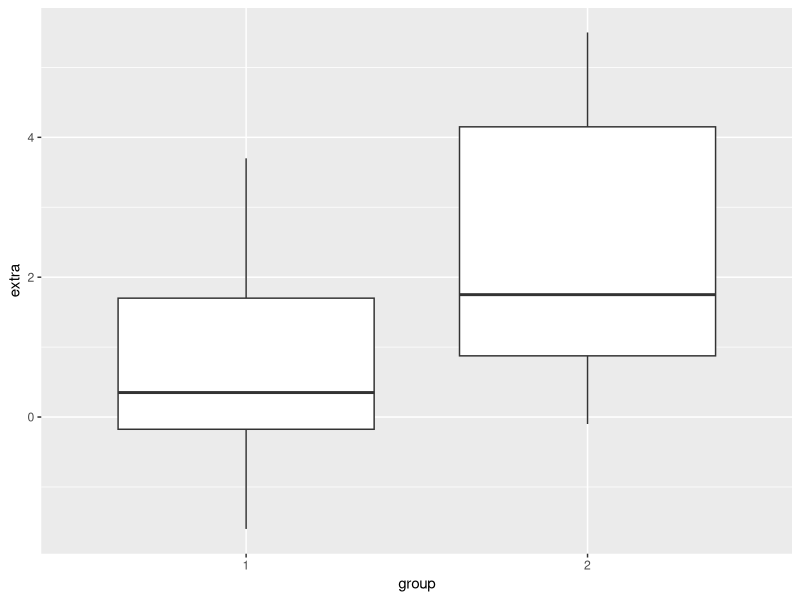
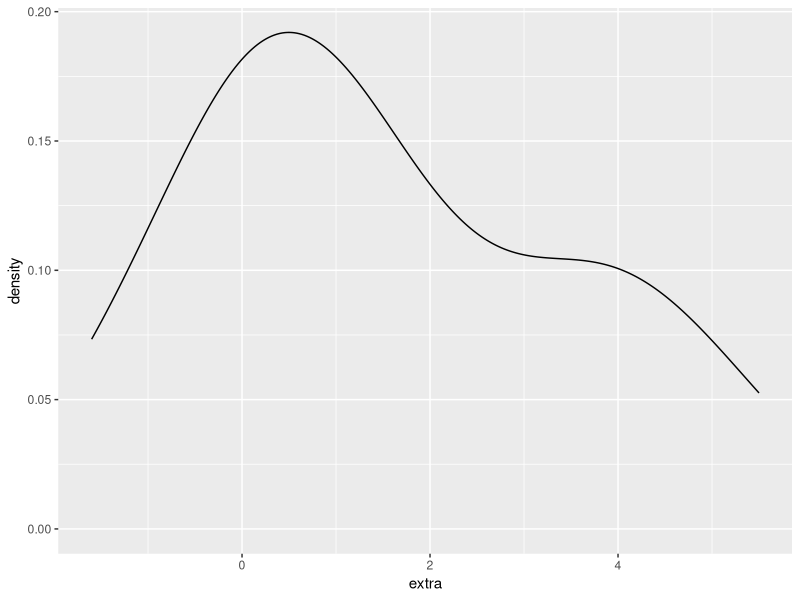
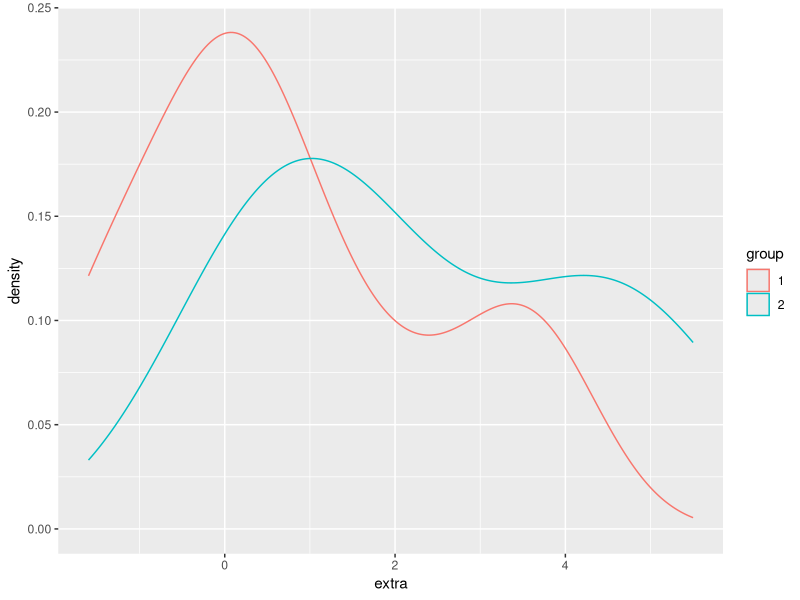
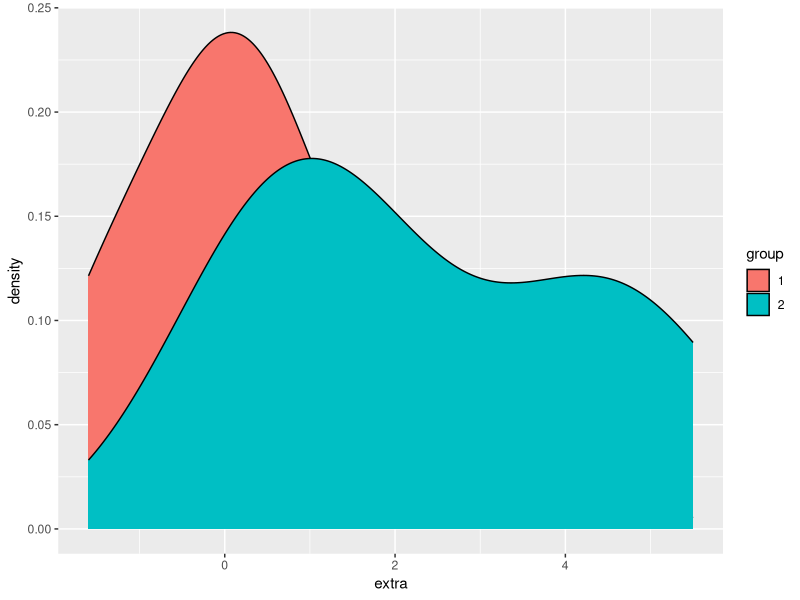
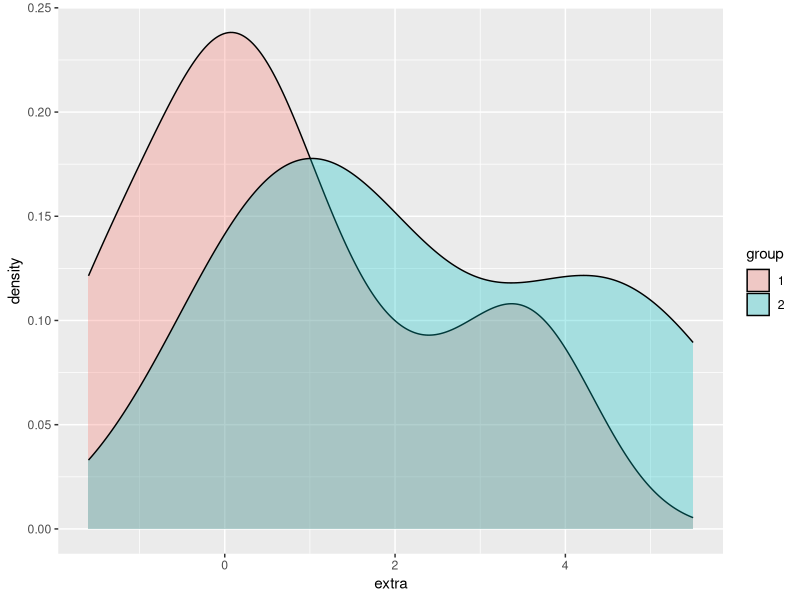
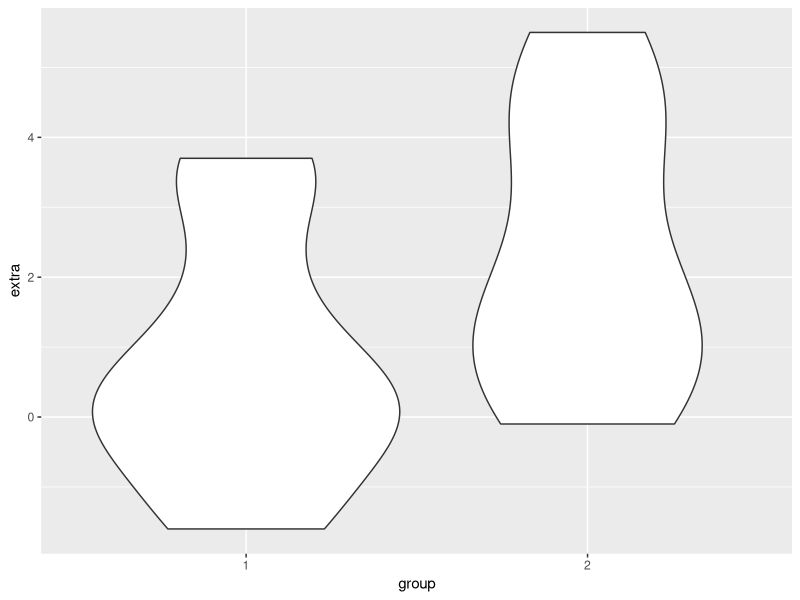
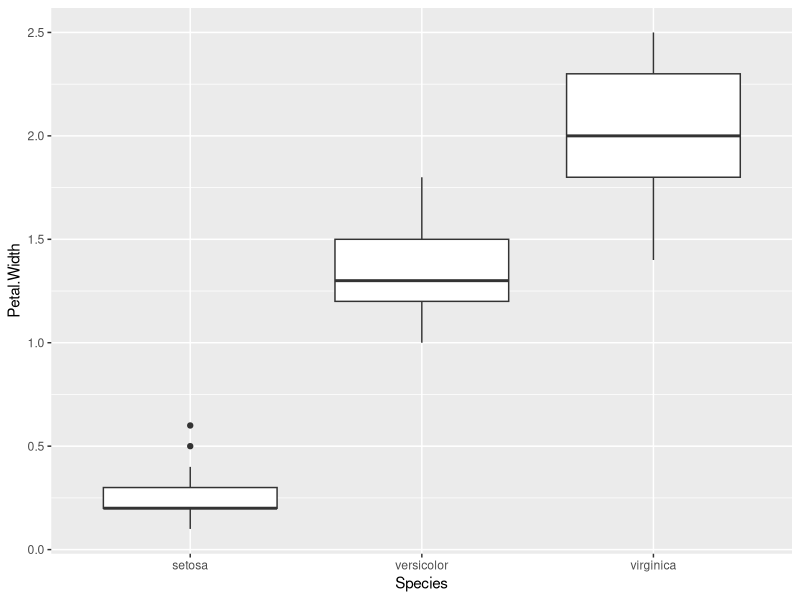
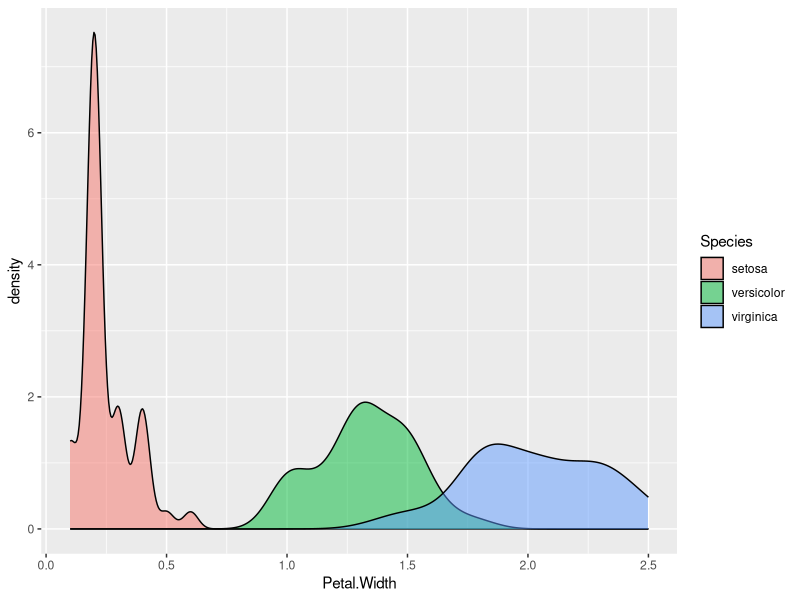

Write R code to recreate these figures, in order.
## ---- chunk 1
library(ggplot2)
## ---- chunk 2
ggplot(sleep, aes(x = group, y = extra)) + geom_boxplot()
## ---- chunk 3
ggplot(sleep, aes(extra)) + geom_density()
## ---- chunk 4
ggplot(sleep, aes(extra)) + geom_density(aes(color = group))
## ---- chunk 5
ggplot(sleep, aes(extra)) + geom_density(aes(fill = group))
## ---- chunk 6
ggplot(sleep, aes(extra)) + geom_density(aes(fill = group), alpha = .3)
## ---- chunk 7
ggplot(sleep, aes(group, extra)) + geom_violin()
## ---- chunk 8
ggplot(iris, aes(Species, Petal.Width)) + geom_boxplot()
## ---- chunk 9
ggplot(iris, aes(Petal.Width)) + geom_density(aes(fill = Species), alpha = .5)
## ---- chunk 10
ggplot(iris, aes(Species, Petal.Width)) + geom_violin()
## ---- chunk 11
ggplot(iris, aes(Species, Petal.Width)) + geom_violin(aes(fill = Species))
